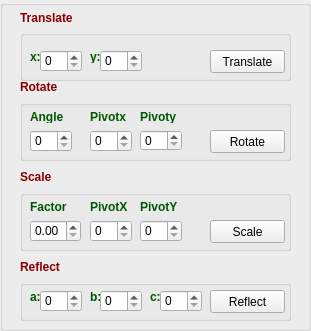
   <widget class="QGroupBox" name="transformBox">
    <property name="geometry">
     <rect>
      <x>680</x>
      <y>270</y>
      <width>311</width>
      <height>331</height>
     </rect>
    </property>
    <property name="title">
     <string/>
    </property>
    <property name="flat">
     <bool>true</bool>
    </property>
    <widget class="QGroupBox" name="translateBox">
     <property name="geometry">
      <rect>
       <x>20</x>
       <y>30</y>
       <width>271</width>
       <height>51</height>
      </rect>
     </property>
     <property name="title">
      <string/>
     </property>
     <property name="flat">
      <bool>true</bool>
     </property>
     <widget class="QSpinBox" name="xTrans">
      <property name="geometry">
       <rect>
        <x>20</x>
        <y>20</y>
        <width>42</width>
        <height>22</height>
       </rect>
      </property>
     </widget>
     <widget class="QSpinBox" name="yTrans">
      <property name="geometry">
       <rect>
        <x>80</x>
        <y>20</y>
        <width>42</width>
        <height>22</height>
       </rect>
      </property>
     </widget>
     <widget class="QPushButton" name="translate">
      <property name="geometry">
       <rect>
        <x>190</x>
        <y>20</y>
        <width>75</width>
        <height>23</height>
       </rect>
      </property>
      <property name="palette">
       <palette>
        <active>
         <colorrole role="WindowText">
          <brush brushstyle="SolidPattern">
           <color alpha="255">
            <red>0</red>
            <green>0</green>
            <blue>95</blue>
           </color>
          </brush>
         </colorrole>
         <colorrole role="ButtonText">
          <brush brushstyle="SolidPattern">
           <color alpha="255">
            <red>0</red>
            <green>0</green>
            <blue>0</blue>
           </color>
          </brush>
         </colorrole>
        </active>
        <inactive>
         <colorrole role="WindowText">
          <brush brushstyle="SolidPattern">
           <color alpha="255">
            <red>0</red>
            <green>0</green>
            <blue>95</blue>
           </color>
          </brush>
         </colorrole>
         <colorrole role="ButtonText">
          <brush brushstyle="SolidPattern">
           <color alpha="255">
            <red>0</red>
            <green>0</green>
            <blue>0</blue>
           </color>
          </brush>
         </colorrole>
        </inactive>
        <disabled>
         <colorrole role="WindowText">
          <brush brushstyle="SolidPattern">
           <color alpha="255">
            <red>120</red>
            <green>120</green>
            <blue>120</blue>
           </color>
          </brush>
         </colorrole>
         <colorrole role="ButtonText">
          <brush brushstyle="SolidPattern">
           <color alpha="255">
            <red>120</red>
            <green>120</green>
            <blue>120</blue>
           </color>
          </brush>
         </colorrole>
        </disabled>
       </palette>
      </property>
      <property name="text">
       <string>Translate</string>
      </property>
     </widget>
     <widget class="QLabel" name="label_8">
      <property name="geometry">
       <rect>
        <x>10</x>
        <y>20</y>
        <width>47</width>
        <height>13</height>
       </rect>
      </property>
      <property name="palette">
       <palette>
        <active>
         <colorrole role="WindowText">
          <brush brushstyle="SolidPattern">
           <color alpha="255">
            <red>0</red>
            <green>85</green>
            <blue>0</blue>
           </color>
          </brush>
         </colorrole>
        </active>
        <inactive>
         <colorrole role="WindowText">
          <brush brushstyle="SolidPattern">
           <color alpha="255">
            <red>0</red>
            <green>85</green>
            <blue>0</blue>
           </color>
          </brush>
         </colorrole>
        </inactive>
        <disabled>
         <colorrole role="WindowText">
          <brush brushstyle="SolidPattern">
           <color alpha="255">
            <red>120</red>
            <green>120</green>
            <blue>120</blue>
           </color>
          </brush>
         </colorrole>
        </disabled>
       </palette>
      </property>
      <property name="font">
       <font>
        <weight>75</weight>
        <bold>true</bold>
       </font>
      </property>
      <property name="text">
       <string>x:</string>
      </property>
     </widget>
     <widget class="QLabel" name="label_9">
      <property name="geometry">
       <rect>
        <x>70</x>
        <y>20</y>
        <width>47</width>
        <height>13</height>
       </rect>
      </property>
      <property name="palette">
       <palette>
        <active>
         <colorrole role="WindowText">
          <brush brushstyle="SolidPattern">
           <color alpha="255">
            <red>0</red>
            <green>85</green>
            <blue>0</blue>
           </color>
          </brush>
         </colorrole>
        </active>
        <inactive>
         <colorrole role="WindowText">
          <brush brushstyle="SolidPattern">
           <color alpha="255">
            <red>0</red>
            <green>85</green>
            <blue>0</blue>
           </color>
          </brush>
         </colorrole>
        </inactive>
        <disabled>
         <colorrole role="WindowText">
          <brush brushstyle="SolidPattern">
           <color alpha="255">
            <red>120</red>
            <green>120</green>
            <blue>120</blue>
           </color>
          </brush>
         </colorrole>
        </disabled>
       </palette>
      </property>
      <property name="font">
       <font>
        <weight>75</weight>
        <bold>true</bold>
       </font>
      </property>
      <property name="text">
       <string>y:</string>
      </property>
     </widget>
    </widget>
    <widget class="QGroupBox" name="rotatationBox">
     <property name="geometry">
      <rect>
       <x>20</x>
       <y>100</y>
       <width>271</width>
       <height>61</height>
      </rect>
     </property>
     <property name="title">
      <string/>
     </property>
     <property name="flat">
      <bool>true</bool>
     </property>
     <widget class="QSpinBox" name="pivotx">
      <property name="geometry">
       <rect>
        <x>70</x>
        <y>30</y>
        <width>42</width>
        <height>22</height>
       </rect>
      </property>
     </widget>
     <widget class="QSpinBox" name="pivoty">
      <property name="geometry">
       <rect>
        <x>120</x>
        <y>30</y>
        <width>42</width>
        <height>21</height>
       </rect>
      </property>
     </widget>
     <widget class="QSpinBox" name="degrees">
      <property name="geometry">
       <rect>
        <x>10</x>
        <y>30</y>
        <width>42</width>
        <height>22</height>
       </rect>
      </property>
     </widget>
     <widget class="QPushButton" name="rotate">
      <property name="geometry">
       <rect>
        <x>190</x>
        <y>30</y>
        <width>75</width>
        <height>23</height>
       </rect>
      </property>
      <property name="palette">
       <palette>
        <active>
         <colorrole role="WindowText">
          <brush brushstyle="SolidPattern">
           <color alpha="255">
            <red>0</red>
            <green>0</green>
            <blue>95</blue>
           </color>
          </brush>
         </colorrole>
         <colorrole role="ButtonText">
          <brush brushstyle="SolidPattern">
           <color alpha="255">
            <red>0</red>
            <green>0</green>
            <blue>0</blue>
           </color>
          </brush>
         </colorrole>
        </active>
        <inactive>
         <colorrole role="WindowText">
          <brush brushstyle="SolidPattern">
           <color alpha="255">
            <red>0</red>
            <green>0</green>
            <blue>95</blue>
           </color>
          </brush>
         </colorrole>
         <colorrole role="ButtonText">
          <brush brushstyle="SolidPattern">
           <color alpha="255">
            <red>0</red>
            <green>0</green>
            <blue>0</blue>
           </color>
          </brush>
         </colorrole>
        </inactive>
        <disabled>
         <colorrole role="WindowText">
          <brush brushstyle="SolidPattern">
           <color alpha="255">
            <red>120</red>
            <green>120</green>
            <blue>120</blue>
           </color>
          </brush>
         </colorrole>
         <colorrole role="ButtonText">
          <brush brushstyle="SolidPattern">
           <color alpha="255">
            <red>120</red>
            <green>120</green>
            <blue>120</blue>
           </color>
          </brush>
         </colorrole>
        </disabled>
       </palette>
      </property>
      <property name="text">
       <string>Rotate</string>
      </property>
     </widget>
     <widget class="QLabel" name="label_10">
      <property name="geometry">
       <rect>
        <x>70</x>
        <y>10</y>
        <width>47</width>
        <height>13</height>
       </rect>
      </property>
      <property name="palette">
       <palette>
        <active>
         <colorrole role="WindowText">
          <brush brushstyle="SolidPattern">
           <color alpha="255">
            <red>0</red>
            <green>85</green>
            <blue>0</blue>
           </color>
          </brush>
         </colorrole>
        </active>
        <inactive>
         <colorrole role="WindowText">
          <brush brushstyle="SolidPattern">
           <color alpha="255">
            <red>0</red>
            <green>85</green>
            <blue>0</blue>
           </color>
          </brush>
         </colorrole>
        </inactive>
        <disabled>
         <colorrole role="WindowText">
          <brush brushstyle="SolidPattern">
           <color alpha="255">
            <red>120</red>
            <green>120</green>
            <blue>120</blue>
           </color>
          </brush>
         </colorrole>
        </disabled>
       </palette>
      </property>
      <property name="font">
       <font>
        <weight>75</weight>
        <bold>true</bold>
       </font>
      </property>
      <property name="text">
       <string>Pivotx</string>
      </property>
     </widget>
     <widget class="QLabel" name="label_11">
      <property name="geometry">
       <rect>
        <x>120</x>
        <y>10</y>
        <width>47</width>
        <height>13</height>
       </rect>
      </property>
      <property name="palette">
       <palette>
        <active>
         <colorrole role="WindowText">
          <brush brushstyle="SolidPattern">
           <color alpha="255">
            <red>0</red>
            <green>85</green>
            <blue>0</blue>
           </color>
          </brush>
         </colorrole>
        </active>
        <inactive>
         <colorrole role="WindowText">
          <brush brushstyle="SolidPattern">
           <color alpha="255">
            <red>0</red>
            <green>85</green>
            <blue>0</blue>
           </color>
          </brush>
         </colorrole>
        </inactive>
        <disabled>
         <colorrole role="WindowText">
          <brush brushstyle="SolidPattern">
           <color alpha="255">
            <red>120</red>
            <green>120</green>
            <blue>120</blue>
           </color>
          </brush>
         </colorrole>
        </disabled>
       </palette>
      </property>
      <property name="font">
       <font>
        <weight>75</weight>
        <bold>true</bold>
       </font>
      </property>
      <property name="text">
       <string>Pivoty</string>
      </property>
     </widget>
     <widget class="QLabel" name="label_12">
      <property name="geometry">
       <rect>
        <x>10</x>
        <y>10</y>
        <width>47</width>
        <height>13</height>
       </rect>
      </property>
      <property name="palette">
       <palette>
        <active>
         <colorrole role="WindowText">
          <brush brushstyle="SolidPattern">
           <color alpha="255">
            <red>0</red>
            <green>85</green>
            <blue>0</blue>
           </color>
          </brush>
         </colorrole>
        </active>
        <inactive>
         <colorrole role="WindowText">
          <brush brushstyle="SolidPattern">
           <color alpha="255">
            <red>0</red>
            <green>85</green>
            <blue>0</blue>
           </color>
          </brush>
         </colorrole>
        </inactive>
        <disabled>
         <colorrole role="WindowText">
          <brush brushstyle="SolidPattern">
           <color alpha="255">
            <red>120</red>
            <green>120</green>
            <blue>120</blue>
           </color>
          </brush>
         </colorrole>
        </disabled>
       </palette>
      </property>
      <property name="font">
       <font>
        <weight>75</weight>
        <bold>true</bold>
       </font>
      </property>
      <property name="text">
       <string>Angle</string>
      </property>
     </widget>
    </widget>
    <widget class="QGroupBox" name="scaleBox">
     <property name="geometry">
      <rect>
       <x>20</x>
       <y>190</y>
       <width>271</width>
       <height>61</height>
      </rect>
     </property>
     <property name="title">
      <string/>
     </property>
     <property name="flat">
      <bool>true</bool>
     </property>
     <widget class="QPushButton" name="Scale">
      <property name="geometry">
       <rect>
        <x>190</x>
        <y>30</y>
        <width>75</width>
        <height>23</height>
       </rect>
      </property>
      <property name="palette">
       <palette>
        <active>
         <colorrole role="WindowText">
          <brush brushstyle="SolidPattern">
           <color alpha="255">
            <red>0</red>
            <green>0</green>
            <blue>95</blue>
           </color>
          </brush>
         </colorrole>
         <colorrole role="ButtonText">
          <brush brushstyle="SolidPattern">
           <color alpha="255">
            <red>0</red>
            <green>0</green>
            <blue>0</blue>
           </color>
          </brush>
         </colorrole>
        </active>
        <inactive>
         <colorrole role="WindowText">
          <brush brushstyle="SolidPattern">
           <color alpha="255">
            <red>0</red>
            <green>0</green>
            <blue>95</blue>
           </color>
          </brush>
         </colorrole>
         <colorrole role="ButtonText">
          <brush brushstyle="SolidPattern">
           <color alpha="255">
            <red>0</red>
            <green>0</green>
            <blue>0</blue>
           </color>
          </brush>
         </colorrole>
        </inactive>
        <disabled>
         <colorrole role="WindowText">
          <brush brushstyle="SolidPattern">
           <color alpha="255">
            <red>120</red>
            <green>120</green>
            <blue>120</blue>
           </color>
          </brush>
         </colorrole>
         <colorrole role="ButtonText">
          <brush brushstyle="SolidPattern">
           <color alpha="255">
            <red>120</red>
            <green>120</green>
            <blue>120</blue>
           </color>
          </brush>
         </colorrole>
        </disabled>
       </palette>
      </property>
      <property name="text">
       <string>Scale</string>
      </property>
     </widget>
     <widget class="QSpinBox" name="scalePivotY">
      <property name="geometry">
       <rect>
        <x>120</x>
        <y>30</y>
        <width>42</width>
        <height>22</height>
       </rect>
      </property>
     </widget>
     <widget class="QDoubleSpinBox" name="scaleValue">
      <property name="geometry">
       <rect>
        <x>10</x>
        <y>30</y>
        <width>51</width>
        <height>22</height>
       </rect>
      </property>
     </widget>
     <widget class="QLabel" name="label_14">
      <property name="geometry">
       <rect>
        <x>120</x>
        <y>10</y>
        <width>47</width>
        <height>13</height>
       </rect>
      </property>
      <property name="palette">
       <palette>
        <active>
         <colorrole role="WindowText">
          <brush brushstyle="SolidPattern">
           <color alpha="255">
            <red>0</red>
            <green>85</green>
            <blue>0</blue>
           </color>
          </brush>
         </colorrole>
        </active>
        <inactive>
         <colorrole role="WindowText">
          <brush brushstyle="SolidPattern">
           <color alpha="255">
            <red>0</red>
            <green>85</green>
            <blue>0</blue>
           </color>
          </brush>
         </colorrole>
        </inactive>
        <disabled>
         <colorrole role="WindowText">
          <brush brushstyle="SolidPattern">
           <color alpha="255">
            <red>120</red>
            <green>120</green>
            <blue>120</blue>
           </color>
          </brush>
         </colorrole>
        </disabled>
       </palette>
      </property>
      <property name="font">
       <font>
        <weight>75</weight>
        <bold>true</bold>
       </font>
      </property>
      <property name="text">
       <string>PivotY</string>
      </property>
     </widget>
     <widget class="QLabel" name="label_15">
      <property name="geometry">
       <rect>
        <x>10</x>
        <y>10</y>
        <width>47</width>
        <height>13</height>
       </rect>
      </property>
      <property name="palette">
       <palette>
        <active>
         <colorrole role="WindowText">
          <brush brushstyle="SolidPattern">
           <color alpha="255">
            <red>0</red>
            <green>85</green>
            <blue>0</blue>
           </color>
          </brush>
         </colorrole>
        </active>
        <inactive>
         <colorrole role="WindowText">
          <brush brushstyle="SolidPattern">
           <color alpha="255">
            <red>0</red>
            <green>85</green>
            <blue>0</blue>
           </color>
          </brush>
         </colorrole>
        </inactive>
        <disabled>
         <colorrole role="WindowText">
          <brush brushstyle="SolidPattern">
           <color alpha="255">
            <red>120</red>
            <green>120</green>
            <blue>120</blue>
           </color>
          </brush>
         </colorrole>
        </disabled>
       </palette>
      </property>
      <property name="font">
       <font>
        <weight>75</weight>
        <bold>true</bold>
       </font>
      </property>
      <property name="text">
       <string>Factor</string>
      </property>
     </widget>
     <widget class="QSpinBox" name="scalePivotX">
      <property name="geometry">
       <rect>
        <x>70</x>
        <y>30</y>
        <width>42</width>
        <height>22</height>
       </rect>
      </property>
     </widget>
     <widget class="QLabel" name="label_13">
      <property name="geometry">
       <rect>
        <x>70</x>
        <y>10</y>
        <width>47</width>
        <height>13</height>
       </rect>
      </property>
      <property name="palette">
       <palette>
        <active>
         <colorrole role="WindowText">
          <brush brushstyle="SolidPattern">
           <color alpha="255">
            <red>0</red>
            <green>85</green>
            <blue>0</blue>
           </color>
          </brush>
         </colorrole>
        </active>
        <inactive>
         <colorrole role="WindowText">
          <brush brushstyle="SolidPattern">
           <color alpha="255">
            <red>0</red>
            <green>85</green>
            <blue>0</blue>
           </color>
          </brush>
         </colorrole>
        </inactive>
        <disabled>
         <colorrole role="WindowText">
          <brush brushstyle="SolidPattern">
           <color alpha="255">
            <red>120</red>
            <green>120</green>
            <blue>120</blue>
           </color>
          </brush>
         </colorrole>
        </disabled>
       </palette>
      </property>
      <property name="font">
       <font>
        <weight>75</weight>
        <bold>true</bold>
       </font>
      </property>
      <property name="text">
       <string>PivotX</string>
      </property>
     </widget>
    </widget>
    <widget class="QGroupBox" name="reflectBox">
     <property name="geometry">
      <rect>
       <x>20</x>
       <y>280</y>
       <width>271</width>
       <height>41</height>
      </rect>
     </property>
     <property name="title">
      <string/>
     </property>
     <property name="flat">
      <bool>true</bool>
     </property>
     <widget class="QPushButton" name="reflect">
      <property name="geometry">
       <rect>
        <x>190</x>
        <y>10</y>
        <width>75</width>
        <height>23</height>
       </rect>
      </property>
      <property name="palette">
       <palette>
        <active>
         <colorrole role="WindowText">
          <brush brushstyle="SolidPattern">
           <color alpha="255">
            <red>0</red>
            <green>0</green>
            <blue>95</blue>
           </color>
          </brush>
         </colorrole>
         <colorrole role="ButtonText">
          <brush brushstyle="SolidPattern">
           <color alpha="255">
            <red>0</red>
            <green>0</green>
            <blue>0</blue>
           </color>
          </brush>
         </colorrole>
        </active>
        <inactive>
         <colorrole role="WindowText">
          <brush brushstyle="SolidPattern">
           <color alpha="255">
            <red>0</red>
            <green>0</green>
            <blue>95</blue>
           </color>
          </brush>
         </colorrole>
         <colorrole role="ButtonText">
          <brush brushstyle="SolidPattern">
           <color alpha="255">
            <red>0</red>
            <green>0</green>
            <blue>0</blue>
           </color>
          </brush>
         </colorrole>
        </inactive>
        <disabled>
         <colorrole role="WindowText">
          <brush brushstyle="SolidPattern">
           <color alpha="255">
            <red>120</red>
            <green>120</green>
            <blue>120</blue>
           </color>
          </brush>
         </colorrole>
         <colorrole role="ButtonText">
          <brush brushstyle="SolidPattern">
           <color alpha="255">
            <red>120</red>
            <green>120</green>
            <blue>120</blue>
           </color>
          </brush>
         </colorrole>
        </disabled>
       </palette>
      </property>
      <property name="text">
       <string>Reflect</string>
      </property>
     </widget>
     <widget class="QLabel" name="d">
      <property name="geometry">
       <rect>
        <x>10</x>
        <y>10</y>
        <width>47</width>
        <height>13</height>
       </rect>
      </property>
      <property name="palette">
       <palette>
        <active>
         <colorrole role="WindowText">
          <brush brushstyle="SolidPattern">
           <color alpha="255">
            <red>0</red>
            <green>85</green>
            <blue>0</blue>
           </color>
          </brush>
         </colorrole>
        </active>
        <inactive>
         <colorrole role="WindowText">
          <brush brushstyle="SolidPattern">
           <color alpha="255">
            <red>0</red>
            <green>85</green>
            <blue>0</blue>
           </color>
          </brush>
         </colorrole>
        </inactive>
        <disabled>
         <colorrole role="WindowText">
          <brush brushstyle="SolidPattern">
           <color alpha="255">
            <red>120</red>
            <green>120</green>
            <blue>120</blue>
           </color>
          </brush>
         </colorrole>
        </disabled>
       </palette>
      </property>
      <property name="font">
       <font>
        <weight>75</weight>
        <bold>true</bold>
       </font>
      </property>
      <property name="text">
       <string>a:</string>
      </property>
     </widget>
     <widget class="QLabel" name="b2">
      <property name="geometry">
       <rect>
        <x>70</x>
        <y>10</y>
        <width>47</width>
        <height>13</height>
       </rect>
      </property>
      <property name="palette">
       <palette>
        <active>
         <colorrole role="WindowText">
          <brush brushstyle="SolidPattern">
           <color alpha="255">
            <red>0</red>
            <green>85</green>
            <blue>0</blue>
           </color>
          </brush>
         </colorrole>
        </active>
        <inactive>
         <colorrole role="WindowText">
          <brush brushstyle="SolidPattern">
           <color alpha="255">
            <red>0</red>
            <green>85</green>
            <blue>0</blue>
           </color>
          </brush>
         </colorrole>
        </inactive>
        <disabled>
         <colorrole role="WindowText">
          <brush brushstyle="SolidPattern">
           <color alpha="255">
            <red>120</red>
            <green>120</green>
            <blue>120</blue>
           </color>
          </brush>
         </colorrole>
        </disabled>
       </palette>
      </property>
      <property name="font">
       <font>
        <weight>75</weight>
        <bold>true</bold>
       </font>
      </property>
      <property name="text">
       <string>b:</string>
      </property>
     </widget>
     <widget class="QSpinBox" name="c">
      <property name="geometry">
       <rect>
        <x>140</x>
        <y>10</y>
        <width>42</width>
        <height>22</height>
       </rect>
      </property>
     </widget>
     <widget class="QLabel" name="label_6">
      <property name="geometry">
       <rect>
        <x>130</x>
        <y>10</y>
        <width>47</width>
        <height>13</height>
       </rect>
      </property>
      <property name="palette">
       <palette>
        <active>
         <colorrole role="WindowText">
          <brush brushstyle="SolidPattern">
           <color alpha="255">
            <red>0</red>
            <green>85</green>
            <blue>0</blue>
           </color>
          </brush>
         </colorrole>
        </active>
        <inactive>
         <colorrole role="WindowText">
          <brush brushstyle="SolidPattern">
           <color alpha="255">
            <red>0</red>
            <green>85</green>
            <blue>0</blue>
           </color>
          </brush>
         </colorrole>
        </inactive>
        <disabled>
         <colorrole role="WindowText">
          <brush brushstyle="SolidPattern">
           <color alpha="255">
            <red>120</red>
            <green>120</green>
            <blue>120</blue>
           </color>
          </brush>
         </colorrole>
        </disabled>
       </palette>
      </property>
      <property name="font">
       <font>
        <weight>75</weight>
        <bold>true</bold>
       </font>
      </property>
      <property name="text">
       <string>c:</string>
      </property>
     </widget>
     <widget class="QSpinBox" name="a">
      <property name="geometry">
       <rect>
        <x>20</x>
        <y>10</y>
        <width>42</width>
        <height>22</height>
       </rect>
      </property>
     </widget>
     <widget class="QSpinBox" name="b">
      <property name="geometry">
       <rect>
        <x>80</x>
        <y>10</y>
        <width>42</width>
        <height>22</height>
       </rect>
      </property>
     </widget>
    </widget>
    <widget class="QLabel" name="label_27">
     <property name="geometry">
      <rect>
       <x>20</x>
       <y>10</y>
       <width>61</width>
       <height>16</height>
      </rect>
     </property>
     <property name="palette">
      <palette>
       <active>
        <colorrole role="WindowText">
         <brush brushstyle="SolidPattern">
          <color alpha="255">
           <red>136</red>
           <green>0</green>
           <blue>0</blue>
          </color>
         </brush>
        </colorrole>
       </active>
       <inactive>
        <colorrole role="WindowText">
         <brush brushstyle="SolidPattern">
          <color alpha="255">
           <red>136</red>
           <green>0</green>
           <blue>0</blue>
          </color>
         </brush>
        </colorrole>
       </inactive>
       <disabled>
        <colorrole role="WindowText">
         <brush brushstyle="SolidPattern">
          <color alpha="255">
           <red>120</red>
           <green>120</green>
           <blue>120</blue>
          </color>
         </brush>
        </colorrole>
       </disabled>
      </palette>
     </property>
     <property name="font">
      <font>
       <weight>75</weight>
       <bold>true</bold>
      </font>
     </property>
     <property name="text">
      <string>Translate</string>
     </property>
    </widget>
    <widget class="QLabel" name="label_28">
     <property name="geometry">
      <rect>
       <x>20</x>
       <y>260</y>
       <width>47</width>
       <height>13</height>
      </rect>
     </property>
     <property name="palette">
      <palette>
       <active>
        <colorrole role="WindowText">
         <brush brushstyle="SolidPattern">
          <color alpha="255">
           <red>136</red>
           <green>0</green>
           <blue>0</blue>
          </color>
         </brush>
        </colorrole>
       </active>
       <inactive>
        <colorrole role="WindowText">
         <brush brushstyle="SolidPattern">
          <color alpha="255">
           <red>136</red>
           <green>0</green>
           <blue>0</blue>
          </color>
         </brush>
        </colorrole>
       </inactive>
       <disabled>
        <colorrole role="WindowText">
         <brush brushstyle="SolidPattern">
          <color alpha="255">
           <red>120</red>
           <green>120</green>
           <blue>120</blue>
          </color>
         </brush>
        </colorrole>
       </disabled>
      </palette>
     </property>
     <property name="font">
      <font>
       <weight>75</weight>
       <bold>true</bold>
      </font>
     </property>
     <property name="text">
      <string>Reflect</string>
     </property>
    </widget>
    <widget class="QLabel" name="label_29">
     <property name="geometry">
      <rect>
       <x>20</x>
       <y>170</y>
       <width>47</width>
       <height>13</height>
      </rect>
     </property>
     <property name="palette">
      <palette>
       <active>
        <colorrole role="WindowText">
         <brush brushstyle="SolidPattern">
          <color alpha="255">
           <red>136</red>
           <green>0</green>
           <blue>0</blue>
          </color>
         </brush>
        </colorrole>
       </active>
       <inactive>
        <colorrole role="WindowText">
         <brush brushstyle="SolidPattern">
          <color alpha="255">
           <red>136</red>
           <green>0</green>
           <blue>0</blue>
          </color>
         </brush>
        </colorrole>
       </inactive>
       <disabled>
        <colorrole role="WindowText">
         <brush brushstyle="SolidPattern">
          <color alpha="255">
           <red>120</red>
           <green>120</green>
           <blue>120</blue>
          </color>
         </brush>
        </colorrole>
       </disabled>
      </palette>
     </property>
     <property name="font">
      <font>
       <weight>75</weight>
       <bold>true</bold>
      </font>
     </property>
     <property name="text">
      <string>Scale</string>
     </property>
    </widget>
    <widget class="QLabel" name="label_30">
     <property name="geometry">
      <rect>
       <x>20</x>
       <y>80</y>
       <width>47</width>
       <height>13</height>
      </rect>
     </property>
     <property name="palette">
      <palette>
       <active>
        <colorrole role="WindowText">
         <brush brushstyle="SolidPattern">
          <color alpha="255">
           <red>136</red>
           <green>0</green>
           <blue>0</blue>
          </color>
         </brush>
        </colorrole>
       </active>
       <inactive>
        <colorrole role="WindowText">
         <brush brushstyle="SolidPattern">
          <color alpha="255">
           <red>136</red>
           <green>0</green>
           <blue>0</blue>
          </color>
         </brush>
        </colorrole>
       </inactive>
       <disabled>
        <colorrole role="WindowText">
         <brush brushstyle="SolidPattern">
          <color alpha="255">
           <red>120</red>
           <green>120</green>
           <blue>120</blue>
          </color>
         </brush>
        </colorrole>
       </disabled>
      </palette>
     </property>
     <property name="font">
      <font>
       <weight>75</weight>
       <bold>true</bold>
      </font>
     </property>
     <property name="text">
      <string>Rotate</string>
     </property>
    </widget>
   </widget>
